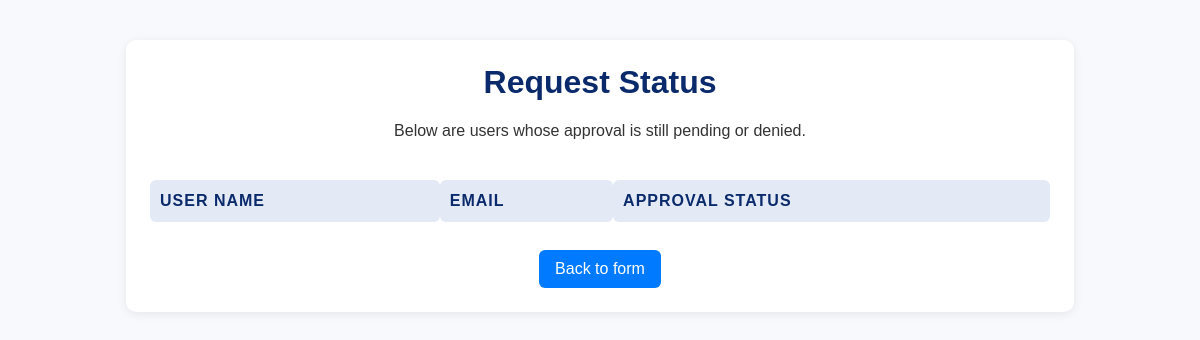
The page /status on the database as committed earlier.
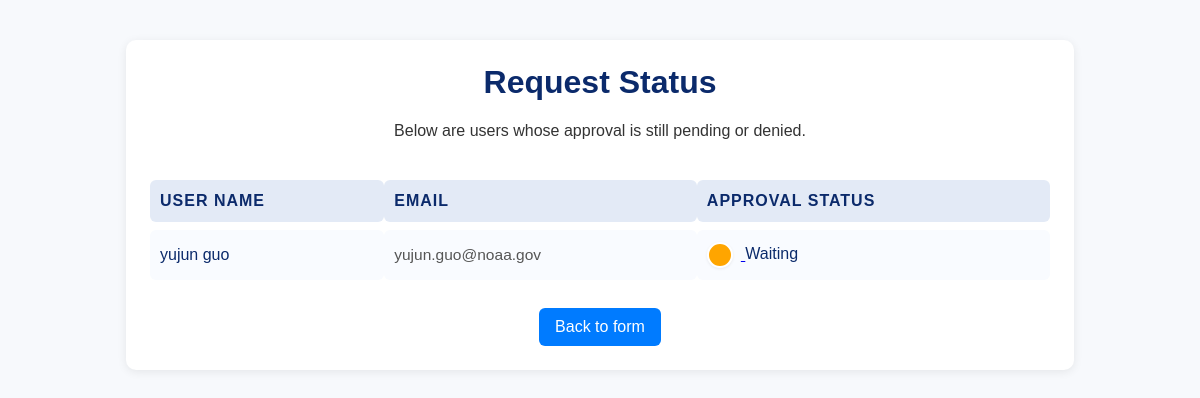
The same page on the database as committed later.
### approvals.py (models this page shows)
class UserAgreement(Base):
    __tablename__ = "user_agreements"
    id = Column(Integer, primary_key=True, index=True)
    email = Column(String, unique=True, index=True)
    first_name = Column(String, nullable=False)
    last_name = Column(String, nullable=False)
    esrl_lab = Column(String, nullable=False)
    role = Column(String, nullable=False)
    agreed = Column(Boolean, default=False)
    sponsor = Column(String, nullable=False)  # GitHub sponsor
    systemowner = Column(String, nullable=True) #GitHub Federal System Owner
    accountadmin = Column(String, nullable=True) #Github Federal Account Administrator
    isso = Column(String, nullable=True) # GitHub Federal Security Officer
    sponsorid = Column(String, nullable=True)  # GitHub Federal sponsor
    dissystemowner = Column(String, nullable=True) #GitHub Federal System Owner
    disaccountadmin = Column(String, nullable=True) #Github Federal Account Administrator
    disisso = Column(String, nullable=True) # GitHub Federal Security Officer
    dissponsor = Column(String, nullable=True)  # GitHub Federal sponsor
    timestamp = Column(DateTime, default=func.now())
    approval_timestamp1 = Column(DateTime)
    approval_timestamp2 = Column(DateTime)
    approval_timestamp3 = Column(DateTime)
    approval_timestamp4 = Column(DateTime)
    final_approval_timestamp = Column(DateTime)
    approval_token1 = Column(Text, unique=True)
    approval_token2 = Column(Text, unique=True)
    approval_token3 = Column(Text, unique=True)
    approval_token4 = Column(Text, unique=True)
    last_renewal_date = Column(DateTime, default=func.now())
    approver_email1 = Column(String)
    approver_email2 = Column(String)
    approver_email3 = Column(String)
    approver_email4 = Column(String)
    disapprover_email1 = Column(String)
    disapprover_email2 = Column(String)
    disapprover_email3 = Column(String)
    disapprover_email4 = Column(String)

### approvals.py (the view)
@app.get("/status", response_class=HTMLResponse)
async def status_page(request: Request):
    session = SessionLocal()
    try:
        agreements = session.query(UserAgreement).all()
        users = []
        for ag in agreements:
            status_dict = build_status_from_agreement(ag)
            stages = list(status_dict.values())
            denied = any(s["status"] == "denied" for s in stages)
            approved_count = sum(1 for s in stages if s["status"] == "validated")
            if approved_count == 4:
                continue
            if denied:
                approval_status = "denied"
            else:
                approval_status = "waiting"
            users.append({
                "full_name": f"{ag.first_name} {ag.last_name}".strip(),
                "email": ag.email,
                "status": approval_status,
            })
        return templates.TemplateResponse("status.html", {"request": request, "users": users})
    finally:
        session.close()

### templates/status.html (shortened to what this page needs)
<!DOCTYPE html>
<html lang="en">
<head>
</head>
<body>
  <div class="container">
    <h1>Request Status</h1>
    <p class="note">Below are users whose approval is still pending or denied.</p>
    <table>
      <thead>
        <tr>
          <th>User Name</th>
          <th>Email</th>
          <th>Approval Status</th>
        </tr>
      </thead>
      <tbody>
        {% for user in users %}
          <tr>
            <td>{{ user.full_name }}</td>
            <td><span class="user-email">{{ user.email }}</span></td>
            <td>
              {% if user.status == "waiting" %}
                <a href="/progress/{{ user.email }}">
                  <span class="status-circle status-waiting" title="Waiting for decision"></span>
                </a>
                Waiting
              {% elif user.status == "denied" %}
                <a href="/progress/{{ user.email }}">
                  <span class="status-circle status-denied" title="Denied"></span>
                </a>
                Denied
              {% endif %}
            </td>
          </tr>
        {% endfor %}
      </tbody>
    </table>
    <div class="actions">
      <a class="btn" href="/">Back to form</a>
    </div>
  </div>
</body>
</html>

### templates/status.html (style rules this page uses)
body { font-family: Arial, sans-serif; background: #f7f9fc; margin: 0; padding: 0; color: #0b2a6b; }
.container { max-width: 900px; margin: 40px auto; background: #fff; padding: 24px; border-radius: 10px; box-shadow: 0 2px 10px rgba(0,0,0,0.08); }
h1 { margin-top: 0; text-align: center; }
.note { color: #333; text-align: center; margin-top: 8px; }
.actions { text-align: center; margin-top: 20px; }
.btn { display: inline-block; padding: 10px 16px; border-radius: 6px; background: #007bff; color: #fff; text-decoration: none; }
table { width: 100%; border-collapse: separate; border-spacing: 0 8px; margin-top: 32px; }
th, td { padding: 12px 10px; background: #f9fbff; border-radius: 6px; text-align: left; }
th { background: #e3eaf6; font-size: 1rem; text-transform: uppercase; letter-spacing: 1px; }
.status-circle { display: inline-block; width: 22px; height: 22px; border-radius: 50%; margin-right: 8px; vertical-align: middle; cursor: pointer; border: 2px solid #fff; box-shadow: 0 1px 3px rgba(0,0,0,0.07); transition: box-shadow 0.2s; }
.status-waiting { background: orange; }
.user-email { color: #555; font-size: 0.97em; }

Rows that differ between the two databases and show on the page:
added UserAgreement: full_name "yujun guo", email "yujun.guo@noaa.gov"
